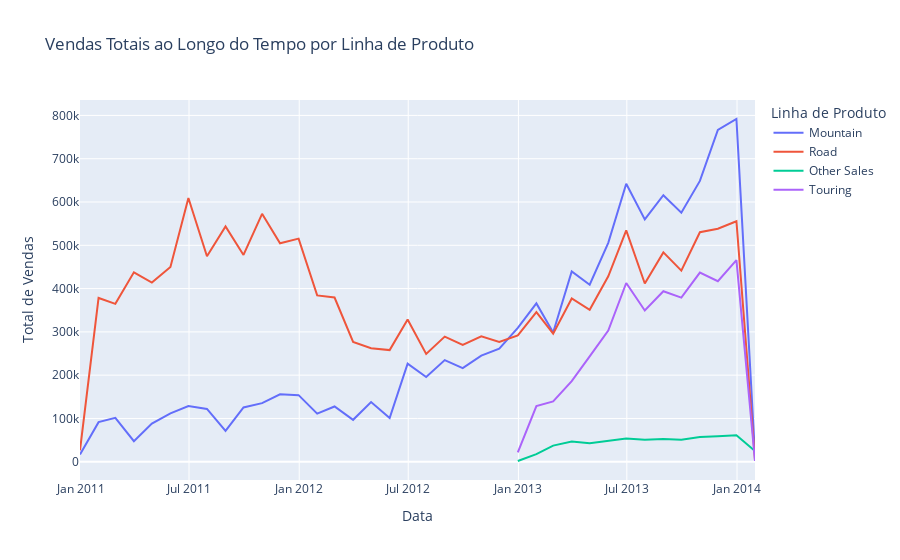

The cell this chart's notebook holds for it:
### Code cell
import pandas as pd
import plotly.express as px
import plotly.graph_objects as go

sales_with_products = pd.merge(df_sales, df_products, on='product_key', how='left')

print("\nHead de sales_with_products:")
print(sales_with_products.head())
print(f"Shape: {sales_with_products.shape}")

full_sales_data = pd.merge(sales_with_products, df_customers, on='customer_key', how='left')

print("\nHead de full_sales_data:")
print(full_sales_data.head())
print(f"Shape: {full_sales_data.shape}")


sales_time_series = full_sales_data.groupby([pd.Grouper(key='order_date', freq='ME'), 'product_line'])['sales_amount'].sum().reset_index()

fig_line_time_series = px.line(
    sales_time_series,
    x='order_date',
    y='sales_amount',
    color='product_line',
    title='Vendas Totais ao Longo do Tempo por Linha de Produto',
    labels={'order_date': 'Data do Pedido', 'sales_amount': 'Total de Vendas', 'product_line': 'Linha de Produto'}
)
fig_line_time_series.update_layout(xaxis_title="Data", yaxis_title="Total de Vendas")
fig_line_time_series.show()

### Figure 1 — Plotly figure (JSON) as saved in the notebook; plotly's stock layout.template omitted (floating-point values rounded to 4 significant figures)
{"data": [{"hovertemplate": "Linha de Produto=Mountain<br>Data do Pedido=%{x}<br>Total de Vendas=%{y}<extra></extra>", "legendgroup": "Mountain", "line": {"color": "#636efa", "dash": "solid"}, "marker": {"symbol": "circle"}, "mode": "lines", "name": "Mountain", "orientation": "v", "showlegend": true, "type": "scatter", "x": ["2010-12-31T00:00:00", "2011-01-31T00:00:00", "2011-02-28T00:00:00", "2011-03-31T00:00:00", "2011-04-30T00:00:00", "2011-05-31T00:00:00", "2011-06-30T00:00:00", "2011-07-31T00:00:00", "2011-08-31T00:00:00", "2011-09-30T00:00:00", "2011-10-31T00:00:00", "2011-11-30T00:00:00", "2011-12-31T00:00:00", "2012-01-31T00:00:00", "2012-02-29T00:00:00", "2012-03-31T00:00:00", "2012-04-30T00:00:00", "2012-05-31T00:00:00", "2012-06-30T00:00:00", "2012-07-31T00:00:00", "2012-08-31T00:00:00", "2012-09-30T00:00:00", "2012-10-31T00:00:00", "2012-11-30T00:00:00", "2012-12-31T00:00:00", "2013-01-31T00:00:00", "2013-02-28T00:00:00", "2013-03-31T00:00:00", "2013-04-30T00:00:00", "2013-05-31T00:00:00", "2013-06-30T00:00:00", "2013-07-31T00:00:00", "2013-08-31T00:00:00", "2013-09-30T00:00:00", "2013-10-31T00:00:00", "2013-11-30T00:00:00", "2013-12-31T00:00:00", "2014-01-31T00:00:00"], "xaxis": "x", "y": [16975, 91475, 101600, 47500, 88025, 111850, 128550, 121950, 71075, 125325, 135400, 155725, 153893, 111130, 127654, 96853, 138031, 100973, 226424, 195623, 234752, 216311, 245305, 261411, 309245, 365779, 298532, 439608, 408990, 505687, 642069, 559751, 615693, 575436, 648784, 766447, 791739, 14667], "yaxis": "y"}, {"hovertemplate": "Linha de Produto=Road<br>Data do Pedido=%{x}<br>Total de Vendas=%{y}<extra></extra>", "legendgroup": "Road", "line": {"color": "#EF553B", "dash": "solid"}, "marker": {"symbol": "circle"}, "mode": "lines", "name": "Road", "orientation": "v", "showlegend": true, "type": "scatter", "x": ["2010-12-31T00:00:00", "2011-01-31T00:00:00", "2011-02-28T00:00:00", "2011-03-31T00:00:00", "2011-04-30T00:00:00", "2011-05-31T00:00:00", "2011-06-30T00:00:00", "2011-07-31T00:00:00", "2011-08-31T00:00:00", "2011-09-30T00:00:00", "2011-10-31T00:00:00", "2011-11-30T00:00:00", "2011-12-31T00:00:00", "2012-01-31T00:00:00", "2012-02-29T00:00:00", "2012-03-31T00:00:00", "2012-04-30T00:00:00", "2012-05-31T00:00:00", "2012-06-30T00:00:00", "2012-07-31T00:00:00", "2012-08-31T00:00:00", "2012-09-30T00:00:00", "2012-10-31T00:00:00", "2012-11-30T00:00:00", "2012-12-31T00:00:00", "2013-01-31T00:00:00", "2013-02-28T00:00:00", "2013-03-31T00:00:00", "2013-04-30T00:00:00", "2013-05-31T00:00:00", "2013-06-30T00:00:00", "2013-07-31T00:00:00", "2013-08-31T00:00:00", "2013-09-30T00:00:00", "2013-10-31T00:00:00", "2013-11-30T00:00:00", "2013-12-31T00:00:00", "2014-01-31T00:00:00"], "xaxis": "x", "y": [26444, 378320, 364707, 437665, 414017, 449797, 609243, 474760, 543441, 477722, 572764, 504782, 515502, 384233, 379338, 276625, 262293, 257893, 328718, 248910, 289135, 269838, 289820, 276507, 292009, 345623, 295979, 377214, 350971, 428365, 534547, 411753, 483662, 441591, 530245, 538376, 555466, 4516], "yaxis": "y"}, {"hovertemplate": "Linha de Produto=Other Sales<br>Data do Pedido=%{x}<br>Total de Vendas=%{y}<extra></extra>", "legendgroup": "Other Sales", "line": {"color": "#00cc96", "dash": "solid"}, "marker": {"symbol": "circle"}, "mode": "lines", "name": "Other Sales", "orientation": "v", "showlegend": true, "type": "scatter", "x": ["2012-12-31T00:00:00", "2013-01-31T00:00:00", "2013-02-28T00:00:00", "2013-03-31T00:00:00", "2013-04-30T00:00:00", "2013-05-31T00:00:00", "2013-06-30T00:00:00", "2013-07-31T00:00:00", "2013-08-31T00:00:00", "2013-09-30T00:00:00", "2013-10-31T00:00:00", "2013-11-30T00:00:00", "2013-12-31T00:00:00", "2014-01-31T00:00:00"], "xaxis": "x", "y": [1742, 17613, 37369, 46791, 42549, 47366, 53455, 50596, 52614, 51073, 57182, 58807, 61349, 24594], "yaxis": "y"}, {"hovertemplate": "Linha de Produto=Touring<br>Data do Pedido=%{x}<br>Total de Vendas=%{y}<extra></extra>", "legendgroup": "Touring", "line": {"color": "#ab63fa", "dash": "solid"}, "marker": {"symbol": "circle"}, "mode": "lines", "name": "Touring", "orientation": "v", "showlegend": true, "type": "scatter", "x": ["2012-12-31T00:00:00", "2013-01-31T00:00:00", "2013-02-28T00:00:00", "2013-03-31T00:00:00", "2013-04-30T00:00:00", "2013-05-31T00:00:00", "2013-06-30T00:00:00", "2013-07-31T00:00:00", "2013-08-31T00:00:00", "2013-09-30T00:00:00", "2013-10-31T00:00:00", "2013-11-30T00:00:00", "2013-12-31T00:00:00", "2014-01-31T00:00:00"], "xaxis": "x", "y": [21458, 128743, 139338, 186119, 243350, 303038, 412877, 349495, 393941, 379224, 437050, 417058, 465574, 1865], "yaxis": "y"}], "layout": {"legend": {"title": {"text": "Linha de Produto"}, "tracegroupgap": 0}, "title": {"text": "Vendas Totais ao Longo do Tempo por Linha de Produto"}, "xaxis": {"anchor": "y", "domain": [0, 1], "title": {"text": "Data"}}, "yaxis": {"anchor": "x", "domain": [0, 1], "title": {"text": "Total de Vendas"}}}}
